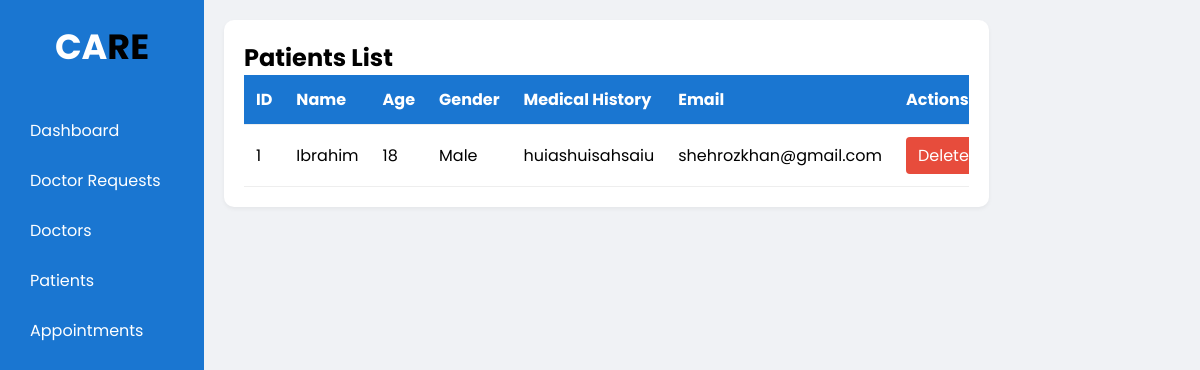
The app's page /patientdb.php, older data.
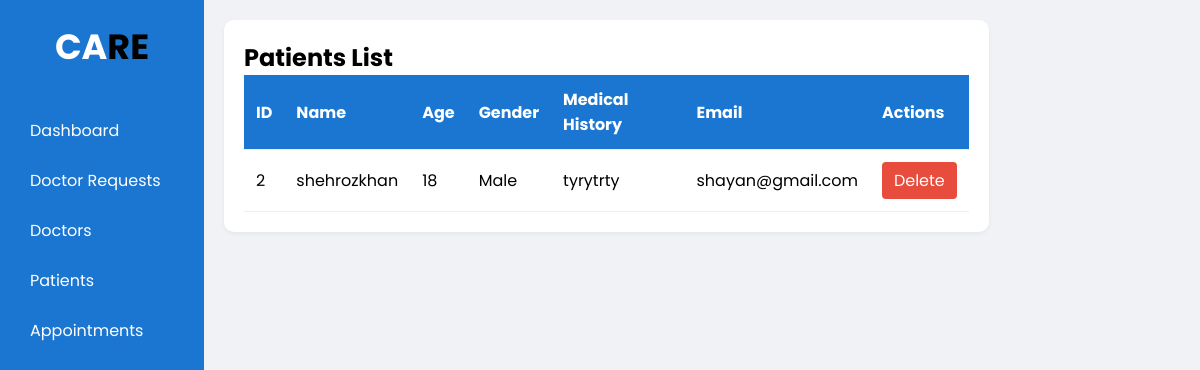
The same page, newer data.
### tables this page shows
CREATE TABLE `patient` (
  `id` int(11) NOT NULL,
  `name` varchar(255) NOT NULL,
  `age` int(11) NOT NULL,
  `gender` varchar(20) NOT NULL,
  `medical_history` text NOT NULL,
  `email` varchar(100) NOT NULL,
  `password` varchar(255) NOT NULL,
  `medical_reports` varchar(255) NOT NULL
);

### patientdb.php (the view, shortened to what this page needs)
<?php
$conn = mysqli_connect("localhost", "root", "", "care");
?>
<!DOCTYPE html>
<html lang="en">
<head>
</head>
<body>
    <div class="main">
    <div class="main">
        <div class="left">
            <div class="logo">
                <h1>CA<span>RE</span></h1>
            </div>
            <div class="menu-item">
                <a href="admin.php">Dashboard</a>
            </div>
            <div class="menu-item">
                <a href="doctorReqAdmin.php">Doctor Requests</a>
            </div>
            <div class="menu-item">
                <a href="DoctorDB.php">Doctors</a>
            </div>
            <div class="menu-item">
                <a href="patientdb.php">Patients</a>
            </div>
            <div class="menu-item">
                <a href="appointmentdb.php">Appointments</a>
            </div>
        </div>
        <div class="right">
            <div class="content-area">
                <div class="content-header">
                    <h2>Patients List</h2>
                </div>
                <table>
    <thead>
        <tr>
        <th>ID</th>
                        <th>Name</th>
                        <th>Age</th>
                        <th>Gender</th>
                        <th>Medical History</th>
                        <th>Email</th>
                        <th>Actions</th>
        </tr>
    </thead>
    <tbody>
    <?php
                    $sql = "SELECT * FROM patient";
                    $result = $conn->query($sql);
                    if ($result->num_rows > 0) {
                        while($row = $result->fetch_assoc()) {
                            echo "<tr>
                                    <td>" . $row["id"] . "</td>
                                    <td>" . $row["name"] . "</td>
                                    <td>" . $row["age"] . "</td>
                                    <td>" . $row["gender"] . "</td>
                                    <td>" . $row["medical_history"] . "</td>
                                    <td>" . $row["email"] . "</td>
                                    <td>
                                        <div class='action-buttons'>
                                            <a href='?delete_id=" . $row['id'] . "' class='action-btn delete-btn' onclick='return confirm(\"Are you sure?\")'>Delete</a>
                                        </div>
                                    </td>
                                  </tr>";
                        }
                    } else {
                        echo "<tr><td colspan='7'>No patients found</td></tr>";
                    }
                    ?>
</tbody>
</table>
            </div>
        </div>
    </div>
</body>
</html>

Row changes from the older to the newer data that the page shows:
removed patient: id "1", name "Ibrahim", age "18", gender "Male", medical_history "huiashuisahsaiu", email "shehrozkhan@gmail.com"
added patient: id "2", name "shehrozkhan", age "18", gender "Male", medical_history "tyrytrty", email "shayan@gmail.com"
